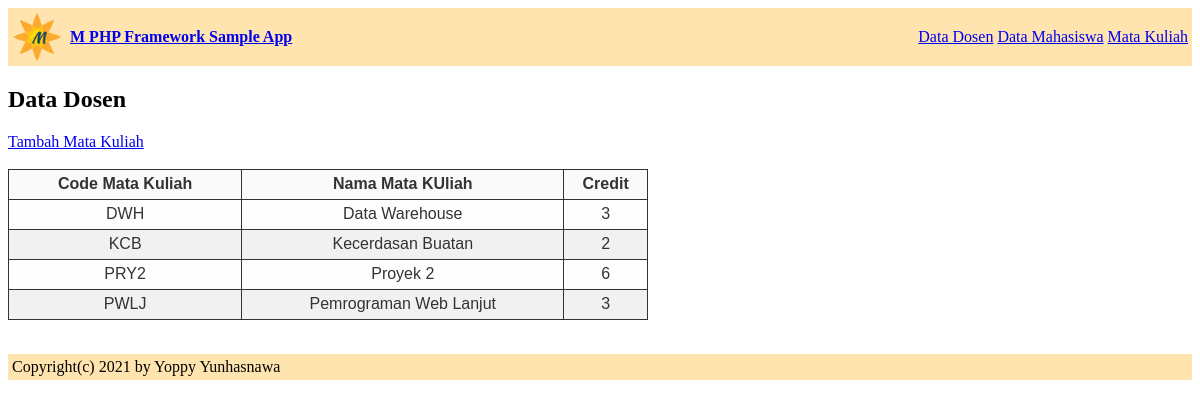
Screenshot of /index.php/matkul with the database file from the repository.
### tables this page shows
CREATE TABLE subject
(
    code VARCHAR(20) PRIMARY KEY NOT NULL ,
    name VARCHAR(255),
    credit TINYINT
);

### application/libraries/Template.php (called while the page is built)
<?php
class Template
{
    var $template_data = [];
    function set($name, $value)
    {
        $this->template_data[$name] = $value;
    }
    function load($template = '', $view = '', $view_data = [], $return = false)
    {
        $this->CI = &get_instance();
        $this->set('contents', $this->CI->load->view($view, $view_data, TRUE));
        return $this->CI->load->view($template, $this->template_data, $return);
    }
}

### application/controllers/Matkul.php (called while the page is built, shortened)
<?php
class Matkul extends CI_Controller
{
    public function index()
    {
        $data['all_matkul'] = $this->matkul->findAll();
        $this->template->load('base_template', 'home/matkul/index', $data);
    }
}

### index.php (called while the page is built, shortened)
<?php
require_once BASEPATH.'core/CodeIgniter.php';

### application/models/Matkul_model.php (called while the page is built, shortened)
<?php
class Matkul_model extends CI_Model
{
    public function findAll()
    {
        $query = "SELECT *
                    FROM `subject`
        ";
        return $this->db->query($query)->result_array();
    }
}

### application/views/home/matkul/index.php (the view)
<h2>Data Dosen</h2>
<a href="<?= site_url('matkul/addMatkul'); ?>">Tambah Mata Kuliah</a>
<br />
<br />
<table class="data-table">
    <thead class="data-table-th">
        <td class="data-table-td">Code Mata Kuliah</td>
        <td class="data-table-td">Nama Mata KUliah</td>
        <td class="data-table-td">Credit</td>
    </thead>
    <tbody>
        <?php foreach ($all_matkul as $s) : ?>
            <tr class="data-table-tr">
                <td class="data-table-td"><?php echo $s['code'] ?></td>
                <td class="data-table-td"><?php echo $s['name'] ?></td>
                <td class="data-table-td"><?php echo $s['credit'] ?></td>
            </tr>
        <?php endforeach; ?>
    </tbody>
</table>

### css/style.css (style rules this page uses)
.data-table { color: #333; font-family: Helvetica, Arial, sans-serif; width: 640px; border-collapse: collapse; border-spacing: 0; }
.data-table-td, .data-table-th { border: 1px solid #333333; height: 30px; transition: all 0.3s; }
.data-table-th { background: #DFDFDF; font-weight: bold; }
.data-table-td { background: #FAFAFA; text-align: center; }
.data-table-tr:nth-child(even) .data-table-td { background: #F1F1F1; }
.data-table-tr:nth-child(odd) .data-table-td { background: #FEFEFE; }

### rows the page displays
subject: code "DWH", name "Data Warehouse", credit "3"
subject: code "KCB", name "Kecerdasan Buatan", credit "2"
subject: code "PRY2", name "Proyek 2", credit "6"
subject: code "PWLJ", name "Pemrograman Web Lanjut", credit "3"
